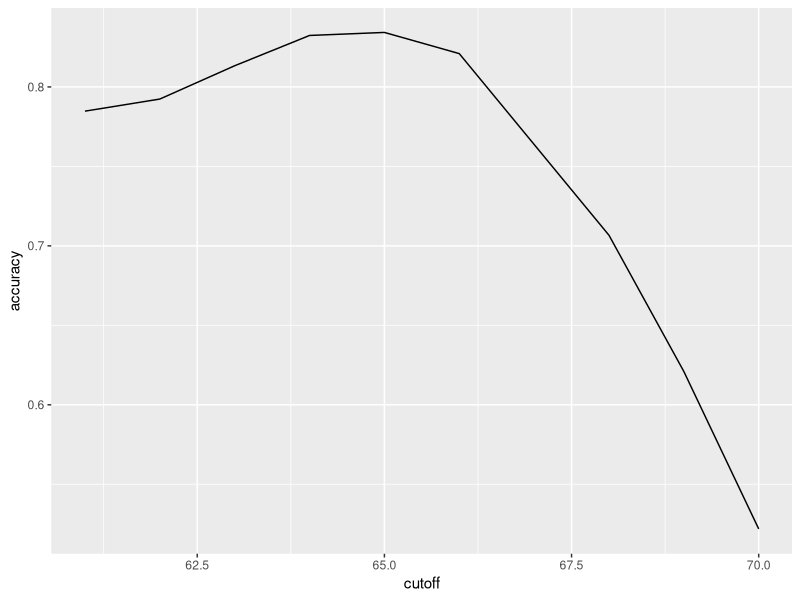
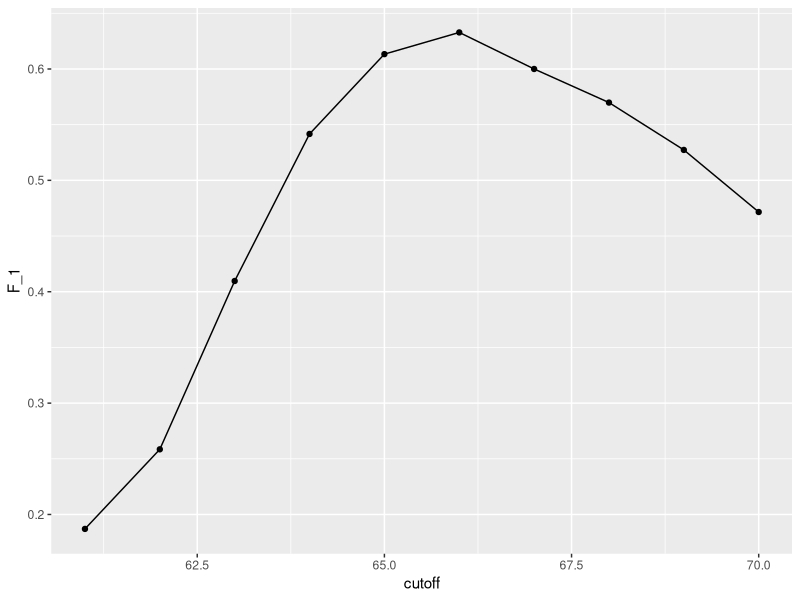
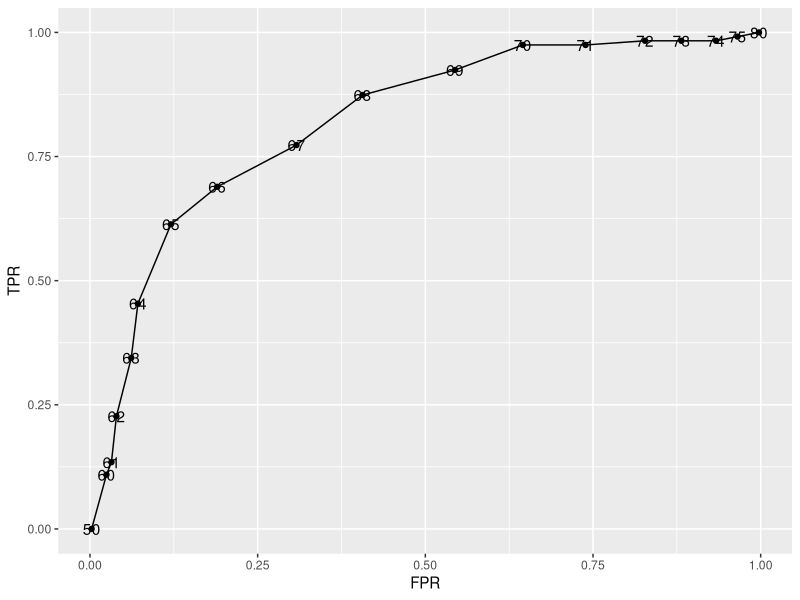
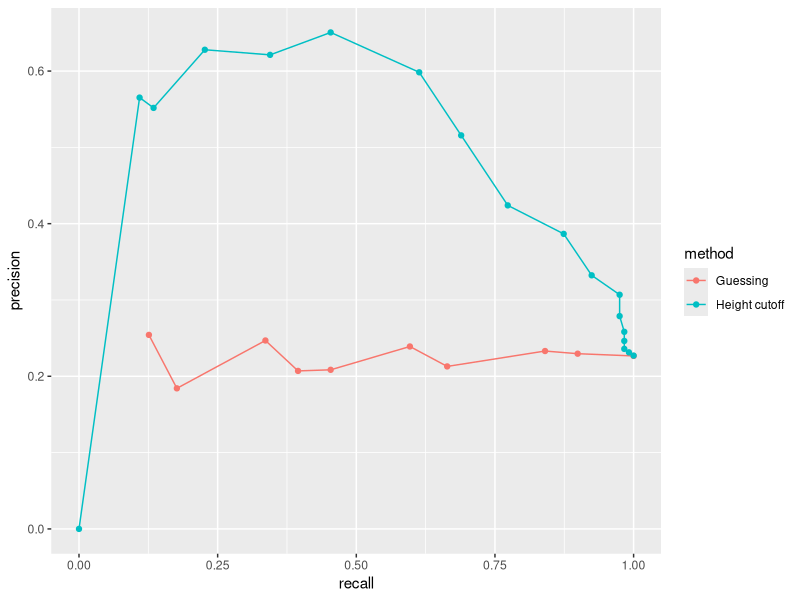

Reproduce these figures in R, in order.
#############################################################################################################################
#                                                                                                                           #
#                                                                                                                           #
#                            BASICS OF EVALUATING MACHINE LEARNING ALGORITHMS                                               #
#                                                                                                                           #
#                                                                                                                           #
#############################################################################################################################

#----  Overall accuracy  ----
library(dslabs)
library(tidyverse)
library(caret)
data(heights)

# Outcome
y <- heights$sex

# Features
x <- heights$height

set.seed(2)
# Random index to divide train and test set
test_index <- createDataPartition(y, times = 1, p = 0.5, list = F)

train_set <- heights[-test_index,]
test_set <- heights[test_index,]

## just guessing
y_hat <- sample(c("Male", "Female"), length(test_index), replace = T) %>% factor(levels = levels(test_set$sex))

# overall accuracy
mean(y_hat == test_set$sex)


## Within two sd away from average male
y_hat <- ifelse(x > 62, "Male", "Female")

mean(y == y_hat)

## Verschiedene Cut-offs
cutoff <- seq(61,70)
accuracy <- map_dbl(cutoff, function(x){
 y_hat <- ifelse(train_set$height > x, "Male", "Female") %>% factor(levels = levels(test_set$sex))
 mean(y_hat == train_set$sex)
})
ggplot() + geom_line(aes(cutoff, accuracy))

# Wahl des Cutoffs mit der hoechsten Genauigkeit
best_cutoff <- cutoff[which.max(accuracy)]

y_hat <- ifelse(test_set$height > best_cutoff, "Male", "Female") %>% factor(levels = levels(test_set$sex))
y_hat <- factor(y_hat)
mean(y_hat == test_set$sex)


#----  Confusion matrix  ----  
table(predicted = y_hat, actual = test_set$sex)

# Accruacy for each sex separately
test_set %>% mutate(y_hat = y_hat) %>% group_by(sex) %>% summarize(accuracy = mean(y_hat == sex))

# Prevelance
#  reports a bias for males in the data set
prev <- mean(y == "Male")
prev

# Confusion matrix
#                       Actually positive      Actually negative
#  Predicted positive   True positives (TP)    False positives (FP)
#  Predivted negative   False negatives (FN)   True negatives (TN)

# Sensitivity: High sensitivity Y = 1 => Y_hat = 1
#  TP/(TP + FN) => True positive rate (TPR) - Recall

# Specificity:  High specificity Y = 0 => Y_hat = 0 or Y_hat = 1 => Y = 1
#  TN/(FP + TN) => True negative rate (TNR) or TP/(TP + FP) => precision - positive predictive value (PPV)

confusionMatrix(data = y_hat, reference = test_set$sex)


#----  Balanced accuracy and F1 score  ----
# average of sensitivity and specificity
# harmonic average F_1-score = 1/(0.5 * (1/recall + 1/precision)) or 2 * (precision * recall)/(precision + recall)

# If either sensitivity or specificity is more important
# weighted harmonic average 1/(beta^2/(1+beta^2) * 1/recall + 1/(1+beta^2) * 1/precision)

# maximizing the F-score
cutoff <- seq(61,70)
F_1 <- map_dbl(cutoff, function(x){
 y_hat <- ifelse(train_set$height > x, "Male", "Female") %>% factor(levels = levels(test_set$sex))
 F_meas(data = y_hat, reference = factor(train_set$sex))
})
ggplot() + geom_line(aes(cutoff, F_1)) + geom_point(aes(cutoff, F_1))
max(F_1)

best_cutoff <- cutoff[which.max(F_1)]
best_cutoff

y_hat <- ifelse(test_set$height > best_cutoff, "Male", "Female") %>% factor(levels = levels(test_set$sex))
confusionMatrix(data = y_hat, reference = test_set$sex)


#----  ROC and precision-recall curves  ----
# Male by guessing (with higher propability like in the given data set)
p <- 0.9
y_hat <- sample(c("Male", "Female"), length(test_index), replace = T, prob = c(p, 1-p)) %>% factor(levels = levels(test_set$sex))
mean(y_hat ==test_set$sex) # higher specificity compared to 0.5 but lower sensitivity

# Receiver operating characteristics (ROC) curve
#  plots sensitivity (TPR) versus 1 - specificity (or false positive rate - FPR)
cutoffs <- c(50, seq(60,75), 80)
height_cutoff <- map_df(cutoffs, function(x){
 y_hat <- ifelse(test_set$height > x, "Male", "Female") %>% factor(levels = levels(test_set$sex))
 list(method = "Height cutoff",
      FPR = 1-specificity(y_hat, test_set$sex),
      TPR = sensitivity(y_hat, test_set$sex))
})
height_cutoff %>% ggplot(aes(FPR, TPR)) + geom_line() + geom_point() + geom_text(label = cutoffs)

# Neither of the measures plotted depend on prevalence
# If prevalence matters => precision-recall plot
guessing <- map_df(seq(0, 1, 0.1), function(p){
 y_hat <- sample(c("Male", "Female"), length(test_index), replace = T, prob = c(p, 1-p)) %>% factor(levels = levels(test_set$sex))
 list(method = "Guessing",
      recall = sensitivity(y_hat, test_set$sex),
      precision = precision(y_hat, test_set$sex))
})

height_cutoff <- map_df(cutoffs, function(x){
 y_hat <- ifelse(test_set$height > x, "Male", "Female") %>% factor(levels = levels(test_set$sex))
 list(method = "Height cutoff",
      recall = sensitivity(y_hat, test_set$sex),
      precision = precision(y_hat, test_set$sex))
})

height_cutoff <- rbind(guessing, height_cutoff)

height_cutoff %>% ggplot(aes(recall, precision, col = method)) + geom_line() + geom_point()
